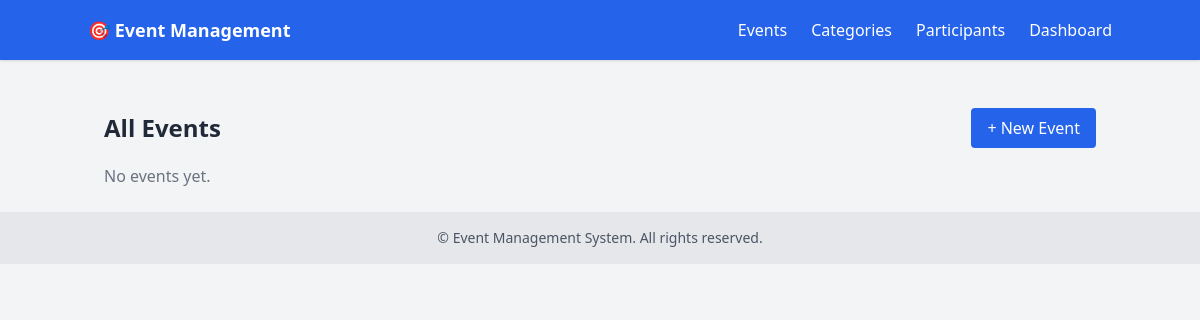
The app's page /, older data.
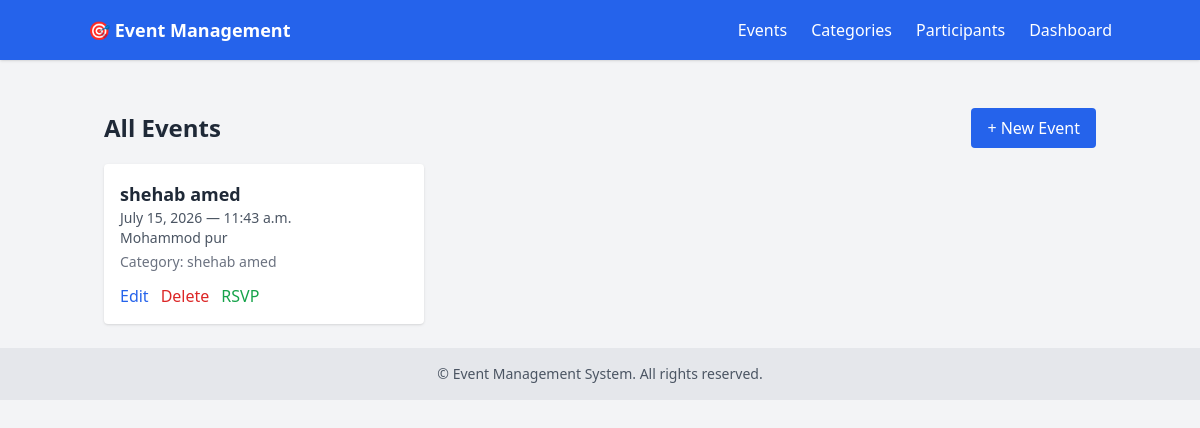
The same page, newer data.
### tasks/models.py (models this page shows, shortened)
class Event(models.Model):
    name = models.CharField(max_length=200)
    description = models.TextField()
    date = models.DateField()
    time = models.TimeField()
    location = models.CharField(max_length=200)
    category = models.ForeignKey(Category, on_delete=models.CASCADE, related_name='events')
    image = models.ImageField(upload_to='event_images/', default='default.jpg', blank=True)
    rsvp_users = models.ManyToManyField(settings.AUTH_USER_MODEL, related_name='rsvped_events', blank=True)

class Category(models.Model):
    name = models.CharField(max_length=100)
    description = models.TextField()

### tasks/views.py (the view)
# urls.py: path('', views.event_list, name='event_list'),
def event_list(request):
    events = Event.objects.all().order_by('date')
    return render(request, 'tasks/event_list.html', {'events': events})

### tasks/templates/tasks/event_list.html (shortened to what this page needs)
{% extends "tasks/base.html" %}
{% block content %}
<div class="flex justify-between items-center mb-4">
    <h1 class="text-2xl font-bold">All Events</h1>
    <a href="{% url 'event_create' %}" class="bg-blue-600 text-white px-4 py-2 rounded hover:bg-blue-700">+ New Event</a>
</div>
<div class="grid grid-cols-1 md:grid-cols-2 lg:grid-cols-3 gap-4">
    {% for event in events %}
    <div class="bg-white rounded shadow p-4">
        <h2 class="text-lg font-semibold">{{ event.name }}</h2>
        <p class="text-sm text-gray-600">{{ event.date }} — {{ event.time }}</p>
        <p class="text-sm text-gray-600">{{ event.location }}</p>
        <p class="text-sm text-gray-500 mt-1">Category: {{ event.category.name }}</p>
        <div class="mt-3 flex space-x-3">
            <a href="{% url 'event_edit' event.pk %}" class="text-blue-600 hover:underline">Edit</a>
            <a href="{% url 'event_delete' event.pk %}" class="text-red-600 hover:underline">Delete</a>
            <a href="{% url 'rsvp_event' event.pk %}" class="text-green-600 hover:underline">RSVP</a>
        </div>
    </div>
    {% empty %}
    <p class="text-gray-500">No events yet.</p>
    {% endfor %}
</div>
{% endblock %}

### tasks/templates/tasks/base.html (shortened to what this page needs)
{% load static %}
<!DOCTYPE html>
<html lang="en">
<head>
    <link href="{% static 'css/output.css' %}" rel="stylesheet">
</head>
<body class="bg-gray-100 text-gray-800 min-h-screen">
    <nav class="bg-blue-600 text-white p-4 shadow mb-6">
        <div class="container mx-auto flex justify-between items-center">
            <div class="text-lg font-bold">🎯 Event Management</div>
            <ul class="flex space-x-6">
                <li><a href="{% url 'event_list' %}" class="hover:underline">Events</a></li>
                <li><a href="{% url 'category_list' %}" class="hover:underline">Categories</a></li>
                <li><a href="{% url 'participant_list' %}" class="hover:underline">Participants</a></li>
                <li><a href="{% url 'dashboard' %}" class="hover:underline">Dashboard</a></li>
            </ul>
        </div>
    </nav>
    <main class="container mx-auto px-4 py-6">
        {% block content %}{% endblock %}
    </main>
    <footer class="bg-gray-200 text-center text-sm text-gray-600 py-4 mt-auto">
        &copy; {{ now|date:"Y" }} Event Management System. All rights reserved.
    </footer>
</body>
</html>

Row changes from the older to the newer data that the page shows:
added Event: name "shehab amed", date "July 15, 2026", time "11:43 a.m.", location "Mohammod pur", category.name "shehab amed"
Text that changed along with them:
text no longer shown: "No events yet."
